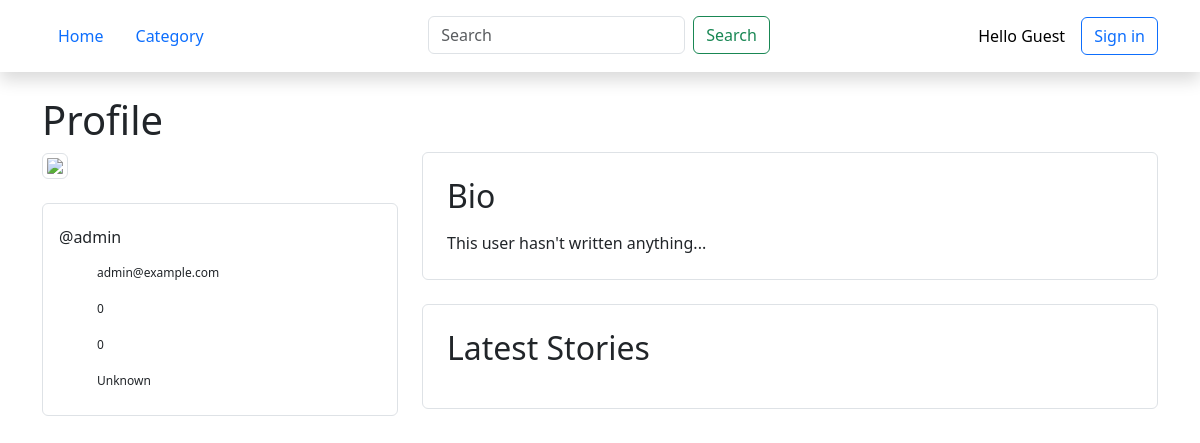
The app's page /oldstimes/profile/admin, older data.
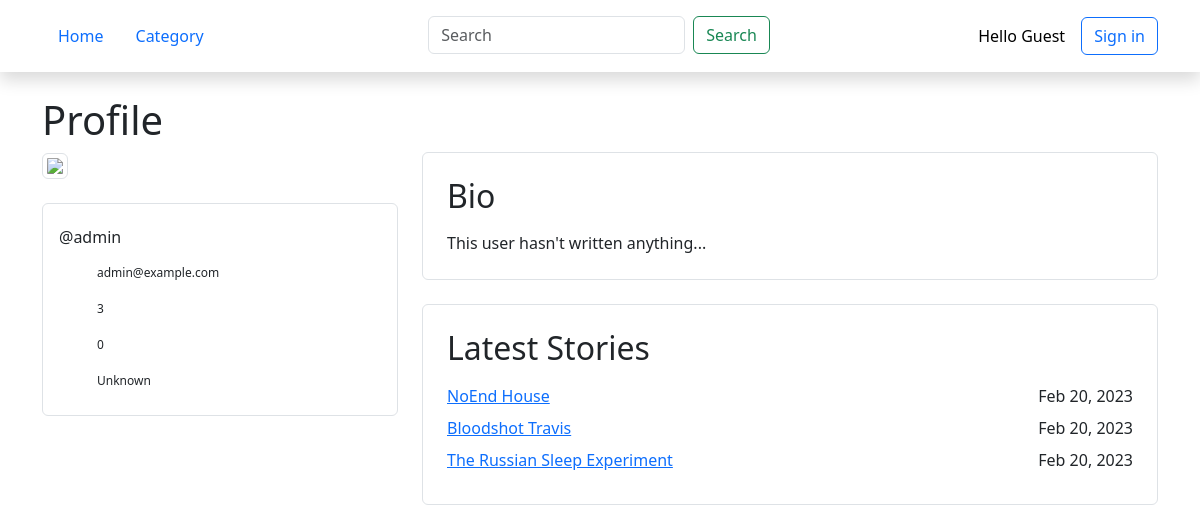
The same page, newer data.
### old_straits_times/models.py (models this page shows, shortened)
class Author(AbstractUser):
    bio = RichTextField()
    country = models.CharField(max_length=60, default="")
    social1 = models.CharField(max_length=120, default="")
    social2 = models.CharField(max_length=120, default="")
    social3 = models.CharField(max_length=120, default="")
    social4 = models.CharField(max_length=120, default="")
    def stories(self):
        return Story.objects.filter(author=self.pk).order_by('-date_published')
    def stories_count(self):
        return self.stories().count()
    def total_views(self):
        return sum([story.views_total for story in self.stories()])

class Story(models.Model):
    title = models.CharField(max_length=50)
    author = models.ForeignKey(Author, on_delete=models.CASCADE)
    genre = models.ManyToManyField(Genre)
    abstract = models.TextField(max_length=250, blank=True,
                                   validators=[MaxLengthValidator(250)])
    date_published = models.DateTimeField('date published', auto_now_add=True)
    date_last_updated = models.DateTimeField('date last updated')
    views_in_week = models.IntegerField(default=0)
    views_total = models.IntegerField(default=0)
    content = RichTextField()
    def get_genre(self):
        return ", ".join([s.name for s in self.genre.all()])
    get_genre.short_description = 'Genre'

### old_straits_times/views.py (the view)
# urls.py: path('profile/<slug:author_username>', views.profile, name='profile'),
def profile(request, author_username):
    template_name = 'old_straits_times/profile.html'
    authorData = get_object_or_404(Author, username=author_username)
    return render(request, template_name, {
        "author": authorData
    })

### old_straits_times/templates/old_straits_times/profile.html (shortened to what this page needs)
{% extends './base.html' %}
{% block content %}
    <div>
        <h1>Profile</h1>
        <div class="row">
            <div class="col-4 lg:col-3">
                <div class="mb-4">
                    <img class="img-thumbnail" src="https://media.istockphoto.com/id/1300845620/vector/user-icon-flat-isolated-on-white-background-user-symbol-vector-illustration.jpg?s=1024x1024&w=is&k=20&c=-mUWsTSENkugJ3qs5covpaj-bhYpxXY-v9RDpzsw504=" />
                </div>
                <div class="border rounded p-3">
                    <h6>@{{ author.username }}</h6>
                    <div class="author-profile-table py-2">
                        <div>
                            <span class="fs-7">{{ author.email }}</span>
                        </div>
                        <div>
                            <span class="fs-7">{{ author.stories_count }}</span>
                        </div>
                        <div>
                            <span class="fs-7">{{ author.total_views }}</span>
                        </div>
                        <div>
                            <span id="countryText" class="fs-7"></span>
                        </div>
                    </div>
                </div>
            </div>
            <div class="col">
                <div class="border rounded p-4 mb-4">
                    <h2 class="pb-2">Bio</h2>
                    <div>
                        {% if author.bio %}
                            {{ author.bio|safe }}
                        {% else %}
                            This user hasn't written anything...
                        {% endif %}
                    </div>
                </div>
                <div class="border rounded p-4">
                    <h2 class="pb-2">Latest Stories</h2>
                    {% for story in author.stories|slice:":5" %}
                        <div class="d-flex justify-content-between mb-2">
                            <a href="{% url 'oldstimes:story' story.pk %}">
                                <span>{{ story.title }}</span>
                            </a>
                            <span>{{ story.date_published|date:"M d, Y" }}</span>
                        </div>
                    {% endfor %}
                </div>
            </div>
        </div>
    </div>
{% endblock content %}

Row changes from the older to the newer data that the page shows:
changed Author "admin": stories_count "0" → "3"
added Story: title "NoEnd House", date_published "Feb 20, 2023"
added Story: title "Bloodshot Travis", date_published "Feb 20, 2023"
added Story: title "The Russian Sleep Experiment", date_published "Feb 20, 2023"
